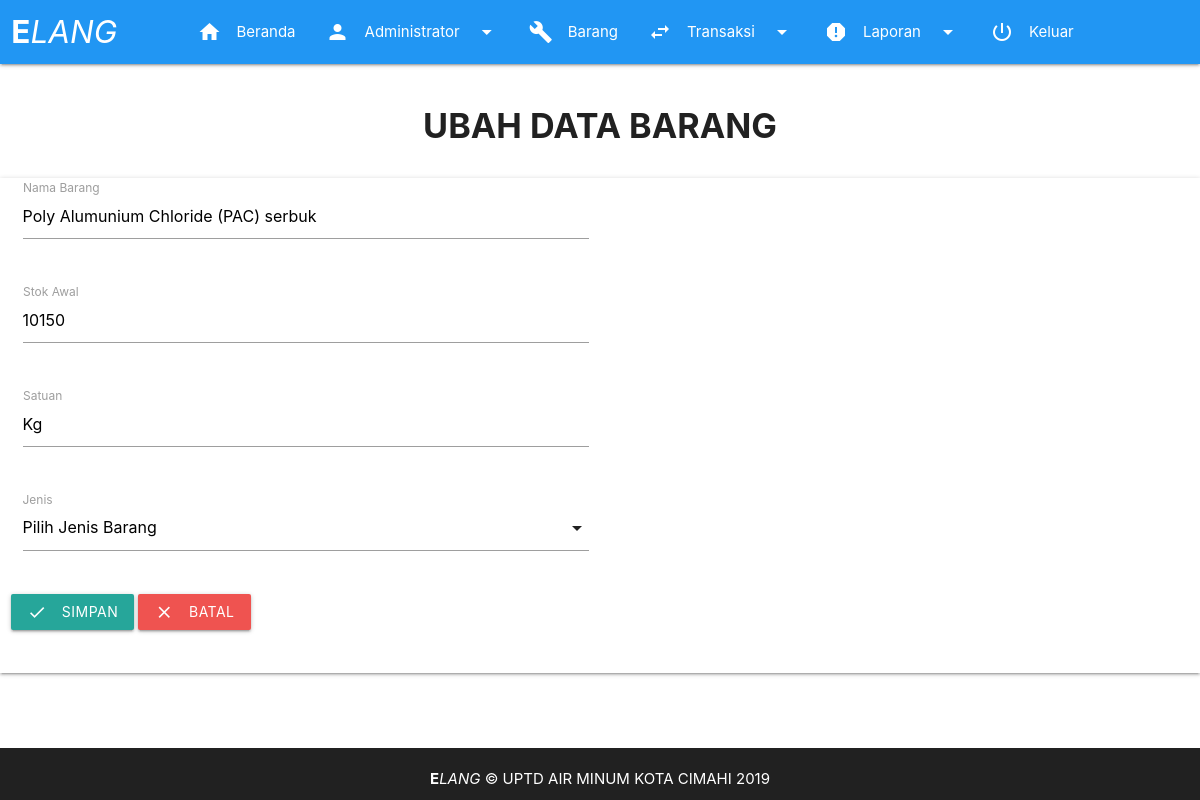
Page /page/edit_list_barang.php?id=34 (signed in) on the earlier database version.
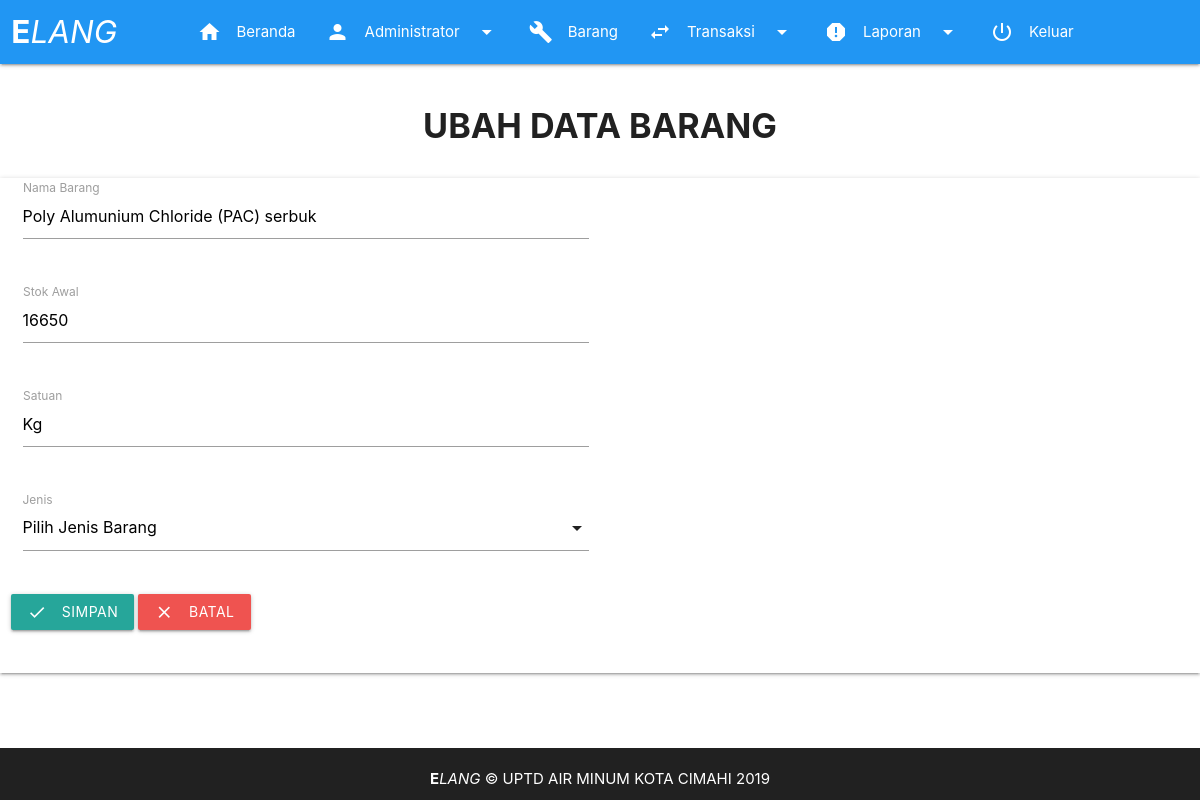
Same page on the later database version.
### tables this page shows
CREATE TABLE `barang` (
  `id` int(11) NOT NULL,
  `nama` varchar(200) NOT NULL,
  `stok` int(11) NOT NULL,
  `satuan` varchar(10) NOT NULL,
  `jenis` varchar(100) NOT NULL,
  `num_kode` int(3) NOT NULL,
  `alpha_kode` varchar(2) NOT NULL,
  `kode` varchar(5) NOT NULL
);

### fungsi/fungsi.php (called while the page is built, shortened)
<?php
function barang_per_id($id){
	global $link;
	$query = "SELECT * FROM barang WHERE id=$id";
	$result = mysqli_query($link, $query);
	return $result;
}
?>

### page/edit_list_barang.php (the view, shortened to what this page needs)
<!DOCTYPE html>
  <html>
    <head>
      <?php require_once "../aset/view/headcontent.php"; ?>
    </head>
    <body>
      <?php
      require_once "../aset/view/header.php";
      require_once "../fungsi/db.php";
      require_once "../fungsi/fungsi.php";
      $id = $_GET['id'];
      if(isset($_GET['id'])){
        $barang = barang_per_id($id);
        while ($row = mysqli_fetch_assoc($barang)){
          $nama_awal   = $row['nama'];
          $stok_awal   = $row['stok'];
          $satuan_awal = $row['satuan'];
        }
      }
      ?>
      <main>
        <div class="row">
          <div class="col s12">
            <h4><div class="center"><b>UBAH DATA BARANG</b></div></h4>
          </div>
        </div>
        <form action="" method="post" class="z-depth-1">
          <div class="row">
            <div class="col s12">
              <div class="input-field col s6">
                <label for="nama">Nama Barang</label>
                <input name="nama" type="text" class="validate" value="<?=$nama_awal;?>">
              </div>
            </div>
          </div>
          <div class="row">
            <div class="col s12">
              <div class="input-field col s6">
                <label for="stok">Stok Awal</label>
                <input name="stok" type="number" class="validate" value="<?=$stok_awal;?>">
              </div>
            </div>
          </div>
          <div class="row">
            <div class="col s12">
              <div class="input-field col s6">
                <label for="satuan">Satuan</label>
                <input name="satuan" type="text" class="validate" value="<?=$satuan_awal;?>">
              </div>
            </div>
          </div>
          <div class="row">
            <div class="col s12">
              <div class="input-field col s6">
                <label for="jenis">Jenis</label>
              </div>
            </div>
          </div>
          <div class="row">
            <div class="col s12">
              <button class="btn waves-effect waves-light" type="submit" name="submit">Simpan
                <i class="material-icons left">check</i>
              </button>
              <a class="btn red lighten-1 waves-effect waves-light" href="list_barang.php">Batal
                <i class="material-icons left">clear</i>
              </a>
            </div>
          </div>
          <br>
        </form>
      </main>
      <?php
      require_once "../aset/view/footer.php";
      ?>
    </body>
  </html>

Differences in the rows shown:
changed barang "Poly Alumunium Chloride (PAC) serbuk": stok "10150" → "16650"
